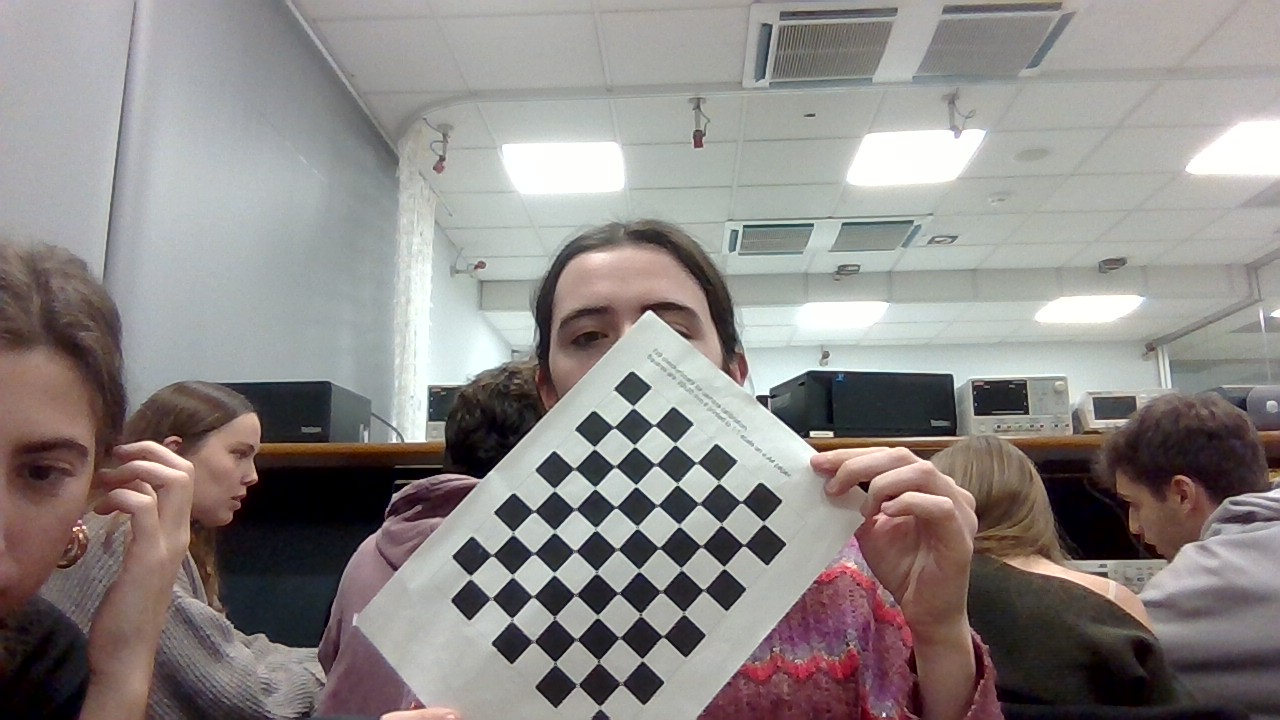
#> input picture data/calibracion1.jpg, 1280 x 720 px, given in place of the camera
$ python main.py
#> lines starting #> are read from the running program, lines starting #| are printed output that depends on the picture
import cv2
import numpy as np
import time

# 1. CONFIGURACIÓN
estado_luz = False
altura_persiana_px = 0
modo_persiana_bloqueado = False

# VARIABLES DE ESTADO
accion_oficial = "PARADA"
accion_candidata = "PARADA"
timer_cambio_estado = 0

modo_candidato = "NADA"
timer_modo = 0

background = None

# VARIABLES DE COLOR
lower_skin = np.array([0, 10, 60], dtype=np.uint8)
upper_skin = np.array([20, 255, 255], dtype=np.uint8)
calibracion_color_hecha = False
frame_hsv_global = None

def calibrar_color(event, x, y, flags, param):
    global lower_skin, upper_skin, calibracion_color_hecha, frame_hsv_global
    if event == cv2.EVENT_LBUTTONDOWN:
        if frame_hsv_global is not None:
            pixel_hsv = frame_hsv_global[y, x]
            lower_skin = np.array([max(0, pixel_hsv[0] - 15), max(30, pixel_hsv[1] - 50), max(30, pixel_hsv[2] - 80)], dtype=np.uint8)
            upper_skin = np.array([min(180, pixel_hsv[0] + 15), 255, 255], dtype=np.uint8)
            calibracion_color_hecha = True
            print(f"COLOR CALIBRADO: {pixel_hsv}")

try:
    K = np.load("camera_matrix.npy")
#> (reads patterns/camera_matrix.npy from the repository)
    dist = np.load("dist_coeffs.npy")
#> (reads patterns/dist_coeffs.npy from the repository)
    calib_ok = True
except:
    calib_ok = False

def dibujar_interfaz(frame, luz, altura_tela, modo, bloqueado, bg_capturado, accion_txt, color_ok):
    h, w = frame.shape[:2]

    # BOMBILLA
    color_luz = (0, 255, 255) if luz else (50, 50, 50)
    cv2.circle(frame, (w-80, 80), 40, color_luz, -1)
    cv2.putText(frame, "LUZ", (w-110, 140), cv2.FONT_HERSHEY_SIMPLEX, 0.6, (255,255,255), 1)

    # PERSIANA
    cv2.rectangle(frame, (50, 100), (150, 300), (200, 200, 200), 2)
    cv2.rectangle(frame, (52, 102), (148, 298), (230, 216, 173), -1)
    if altura_tela > 0:
        cv2.rectangle(frame, (52, 102), (148, 100 + altura_tela), (50, 50, 50), -1)

    pct = int((altura_tela / 200) * 100)
    cv2.putText(frame, f"{pct}%", (70, 90), cv2.FONT_HERSHEY_SIMPLEX, 0.7, (255, 255, 255), 2)

    # AVISOS
    y_aviso = h//2 - 60
    if not color_ok:
        cv2.putText(frame, "1. CLICK EN TU MANO", (w//2 - 200, y_aviso), cv2.FONT_HERSHEY_SIMPLEX, 0.8, (0, 255, 255), 3)
        y_aviso += 50
    if not bg_capturado:
        cv2.putText(frame, "2. APARTATE Y PULSA 'B'", (w//2 - 200, y_aviso), cv2.FONT_HERSHEY_SIMPLEX, 0.8, (0, 0, 255), 3)
    else:
        color_texto = (0, 255, 0) if not bloqueado else (0, 165, 255)
        texto_estado = f"MODO: {modo}"
        if bloqueado: texto_estado = f"PERSIANA: {accion_txt}"
        cv2.putText(frame, texto_estado, (w//2 - 150, h - 30), cv2.FONT_HERSHEY_SIMPLEX, 0.8, color_texto, 2)
    return frame

# 2. BUCLE PRINCIPAL
cap = cv2.VideoCapture(0)
cv2.namedWindow('Domotica')
cv2.setMouseCallback('Domotica', calibrar_color)

print("INSTRUCCIONES:")
print("1. Click para color. 2. 'B' para fondo.")
print("INFO DEBUG EN PANTALLA: A=Area, R=Ratio")

while True:
    ret, frame = cap.read()
#> frame is the input picture: shape (720, 1280, 3); mean B, G, R 133.5, 135.4, 140.5
    if not ret: break
    frame = cv2.flip(frame, 1)
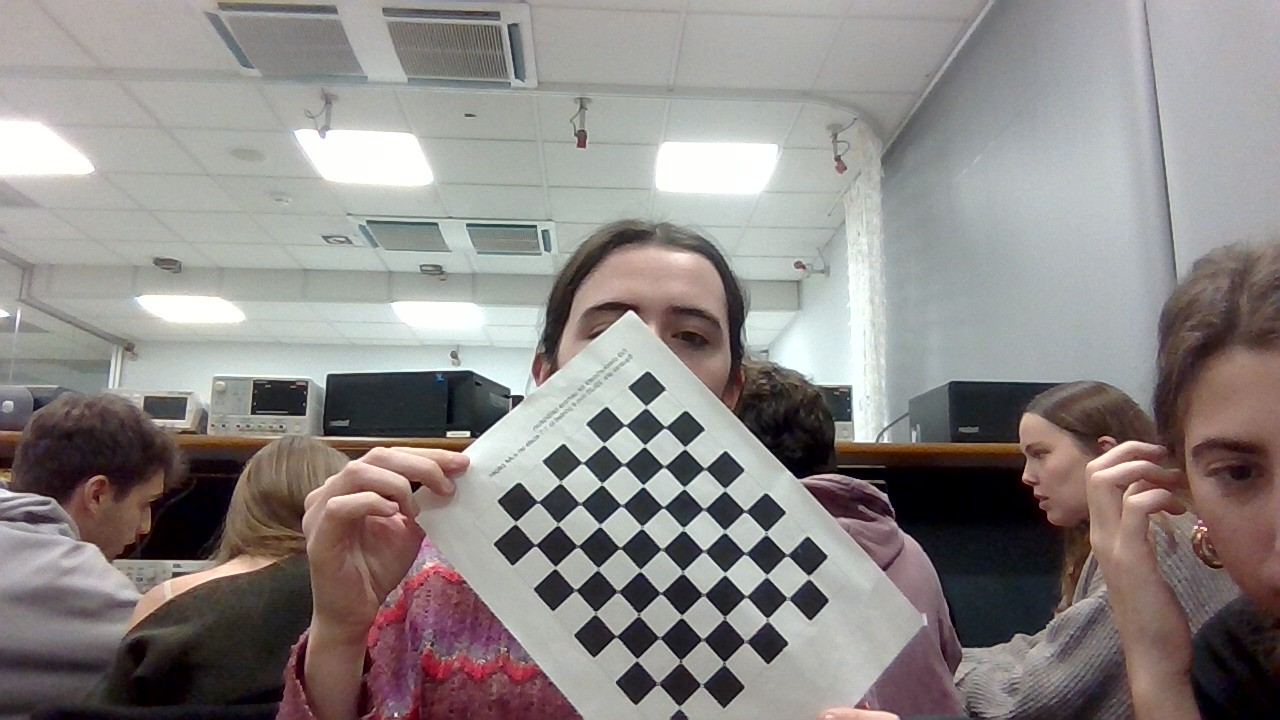
#> frame: shape (720, 1280, 3); mean B, G, R 133.5, 135.4, 140.5

    if calib_ok:
        h, w = frame.shape[:2]
#> h = 720; w = 1280
        new_K, roi = cv2.getOptimalNewCameraMatrix(K, dist, (w, h), 1, (w, h))
#> roi = (4, 7, 1274, 705)
        frame = cv2.undistort(frame, K, dist, None, new_K)
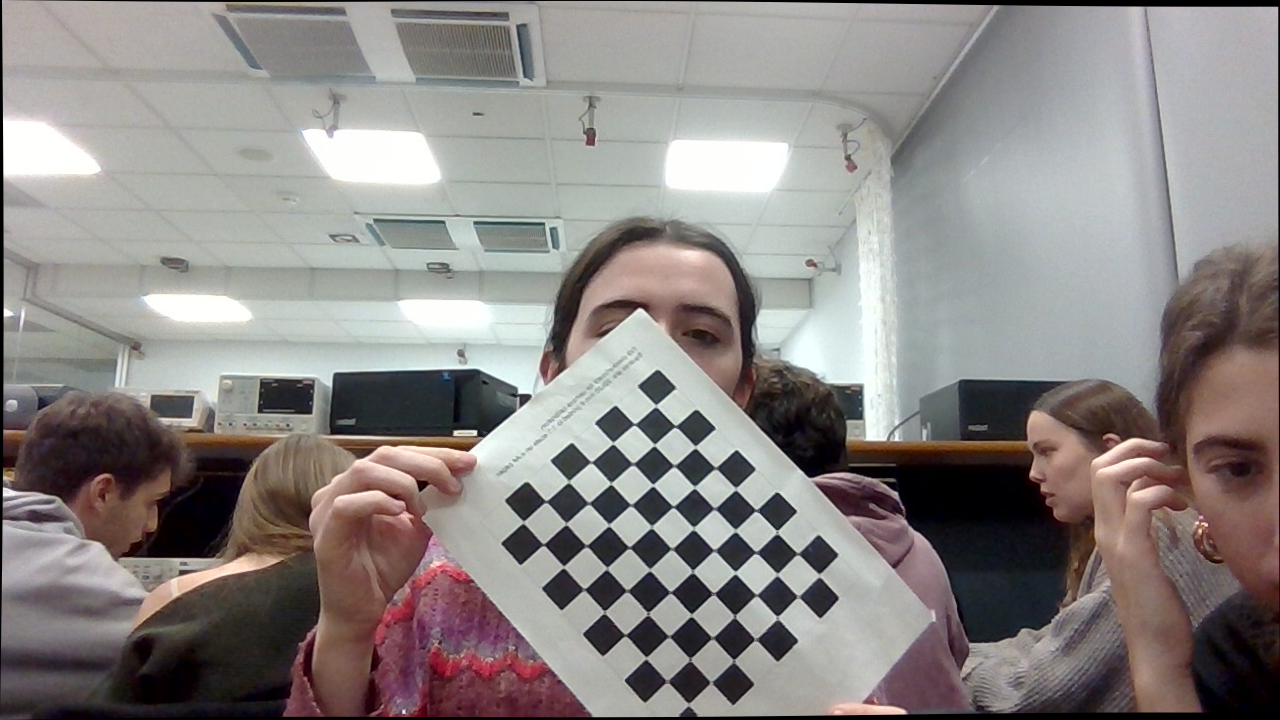
#> frame: shape (720, 1280, 3); mean B, G, R 131.9, 133.8, 138.8

    clean_frame = frame.copy()
    frame_hsv_global = cv2.cvtColor(frame, cv2.COLOR_BGR2HSV)
#> frame_hsv_global: shape (720, 1280, 3); mean H, S, V 68.5, 38.2, 142.4
    mask_final = np.zeros(frame.shape[:2], dtype=np.uint8)

    if background is not None:
        diff = cv2.absdiff(background, cv2.cvtColor(frame, cv2.COLOR_BGR2GRAY))
        _, mask_diff = cv2.threshold(diff, 25, 255, cv2.THRESH_BINARY)
        mask_color = cv2.inRange(frame_hsv_global, lower_skin, upper_skin)
        mask_final = cv2.bitwise_and(mask_diff, mask_color)
        mask_final = cv2.erode(mask_final, None, iterations=1)
        mask_final = cv2.dilate(mask_final, None, iterations=3)

    contours, _ = cv2.findContours(mask_final, cv2.RETR_EXTERNAL, cv2.CHAIN_APPROX_SIMPLE)
#> contours = []
#> mask_final: shape (720, 1280); every value is 0

    modo_txt = "ESPERANDO..."

    if len(contours) > 0 and background is not None:
        c = max(contours, key=cv2.contourArea)
        area = cv2.contourArea(c)

        if area > 3000:
            color_c = (0, 0, 255) if modo_persiana_bloqueado else (0, 255, 0)
            cv2.drawContours(frame, [c], -1, color_c, 2)

            x, y, w_box, h_box = cv2.boundingRect(c)
            aspect_ratio = float(h_box) / w_box

            # VISUAL
            # Te muestra el Ratio (R) en pantalla
            cv2.putText(frame, f"R:{aspect_ratio:.2f}", (x, y - 20), cv2.FONT_HERSHEY_SIMPLEX, 0.7, (0, 255, 255), 2)

            M = cv2.moments(c)
            if M["m00"] != 0:
                cx = int(M["m10"] / M["m00"])
                cy = int(M["m01"] / M["m00"])
                cv2.circle(frame, (cx, cy), 10, (255, 0, 0), -1)

            #  DETECCIÓN DE INTENCIÓN (UMBRALES AJUSTADOS)
            intencion_actual = "NADA"


            if modo_persiana_bloqueado:
                # Salida más fácil
                if aspect_ratio < 1.4:
                    intencion_actual = "SALIR_PERSIANA"
                else:
                    intencion_actual = "MANTENER_PERSIANA"
            else:
                # 2. PERSIANA: Exige ser vertical (R > 1.9)
                if aspect_ratio > 1.9:
                    intencion_actual = "ENTRAR_PERSIANA"


                elif aspect_ratio < 1.5:
                    intencion_actual = "LUZ_ON"

                elif aspect_ratio < 1.9:
                    intencion_actual = "LUZ_OFF"


            #  FILTRO 0.2s
            if intencion_actual != modo_candidato:
                modo_candidato = intencion_actual
                timer_modo = time.time()

            gesto_confirmado = "NADA"
            if (time.time() - timer_modo) > 0.2:
                gesto_confirmado = modo_candidato

            #  LÓGICA DE CONTROL
            if gesto_confirmado == "LUZ_ON":
                modo_txt = "LUZ ON"
                estado_luz = True
                modo_persiana_bloqueado = False

            elif (modo_persiana_bloqueado and gesto_confirmado != "SALIR_PERSIANA") or gesto_confirmado == "ENTRAR_PERSIANA":
                if not modo_persiana_bloqueado:
                    modo_persiana_bloqueado = True
                    accion_oficial = "PARADA"

                modo_txt = "CONTROLANDO..."
                target_altura = np.interp(cy, [50, 400], [0, 200])
                diferencia = target_altura - altura_persiana_px

                accion_raw = "PARADA"
                if abs(diferencia) > 10:
                    if diferencia > 0: accion_raw = "BAJANDO..."
                    else: accion_raw = "SUBIENDO..."

                if accion_oficial == "PARADA" and accion_raw != "PARADA":
                    accion_oficial = accion_raw
                    accion_candidata = accion_raw
                    timer_cambio_estado = time.time()
                else:
                    if accion_raw != accion_candidata:
                        accion_candidata = accion_raw
                        timer_cambio_estado = time.time()
                    if (time.time() - timer_cambio_estado) > 0.5:
                        accion_oficial = accion_candidata
                altura_persiana_px = int(target_altura)

            elif gesto_confirmado == "LUZ_OFF":
                modo_txt = "LUZ OFF"
                estado_luz = False

            if gesto_confirmado == "SALIR_PERSIANA":
                modo_persiana_bloqueado = False

    else:
        modo_persiana_bloqueado = False

    frame = dibujar_interfaz(frame, estado_luz, altura_persiana_px, modo_txt,
                             modo_persiana_bloqueado, background is not None,
                             accion_oficial, calibracion_color_hecha)
#> in dibujar_interfaz, `cv2.putText(frame, "LUZ", (w-110, 140), cv2.FONT_HERSHEY_SIMPLEX, 0.6,..`: frame: shape (720, 1280, 3); mean B, G, R 131.2, 133.1, 138.1
#> in dibujar_interfaz, `cv2.rectangle(frame, (50, 100), (150, 300), (200, 200, 200), 2)`: frame: shape (720, 1280, 3); mean B, G, R 131.2, 133.1, 138.2
#> in dibujar_interfaz, `cv2.putText(frame, f"{pct}%", (70, 90), cv2.FONT_HERSHEY_SIMPLEX, 0.7,..`: frame: shape (720, 1280, 3); mean B, G, R 132.4, 133.8, 138

    mask_bgr = cv2.cvtColor(cv2.resize(mask_final, (150, 150)), cv2.COLOR_GRAY2BGR)
#> mask_bgr: shape (150, 150, 3); every value is 0
    frame[0:150, 0:150] = mask_bgr
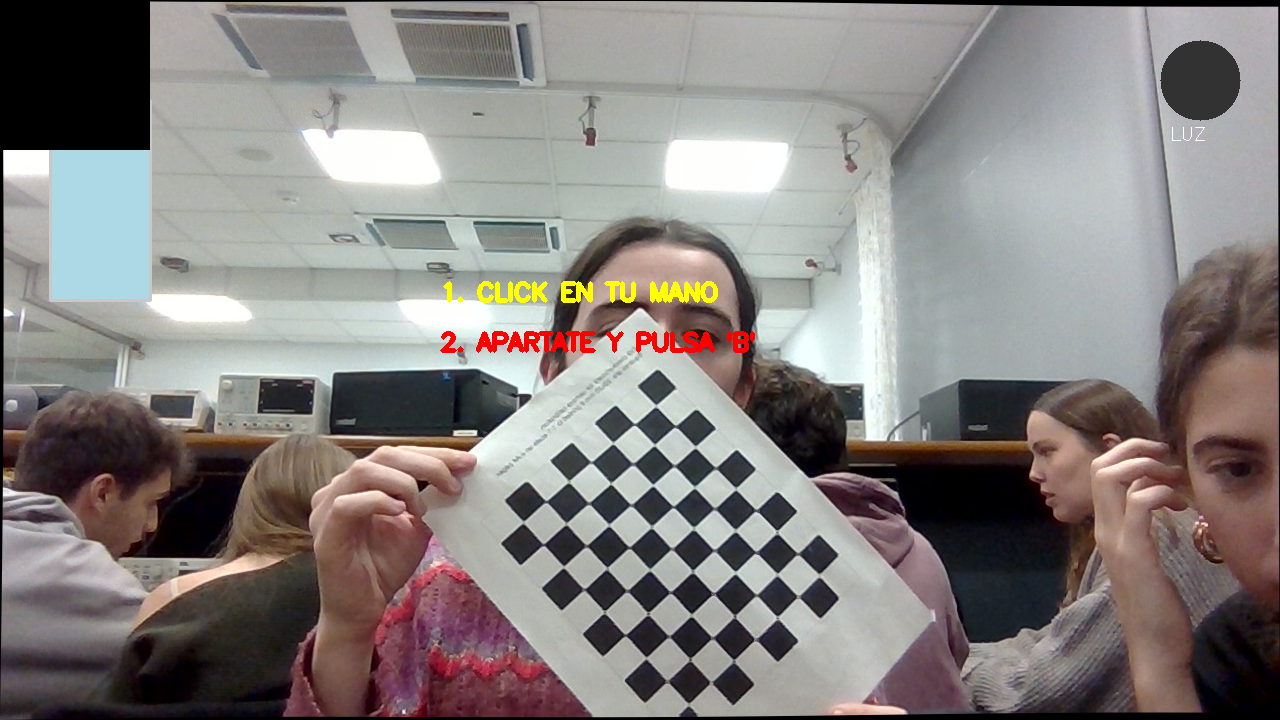
#> frame: shape (720, 1280, 3); mean B, G, R 126.9, 129.1, 134.3

    cv2.imshow('Domotica', frame)

    key = cv2.waitKey(1)
#> (key Esc is pressed here)
    if key == 27: break
    elif key == ord('b') or key == ord('B'):
        gray_bg = cv2.cvtColor(clean_frame, cv2.COLOR_BGR2GRAY)
        background = cv2.GaussianBlur(gray_bg, (21, 21), 0)
        print("FONDO CAPTURADO.")

cap.release()
cv2.destroyAllWindows()
